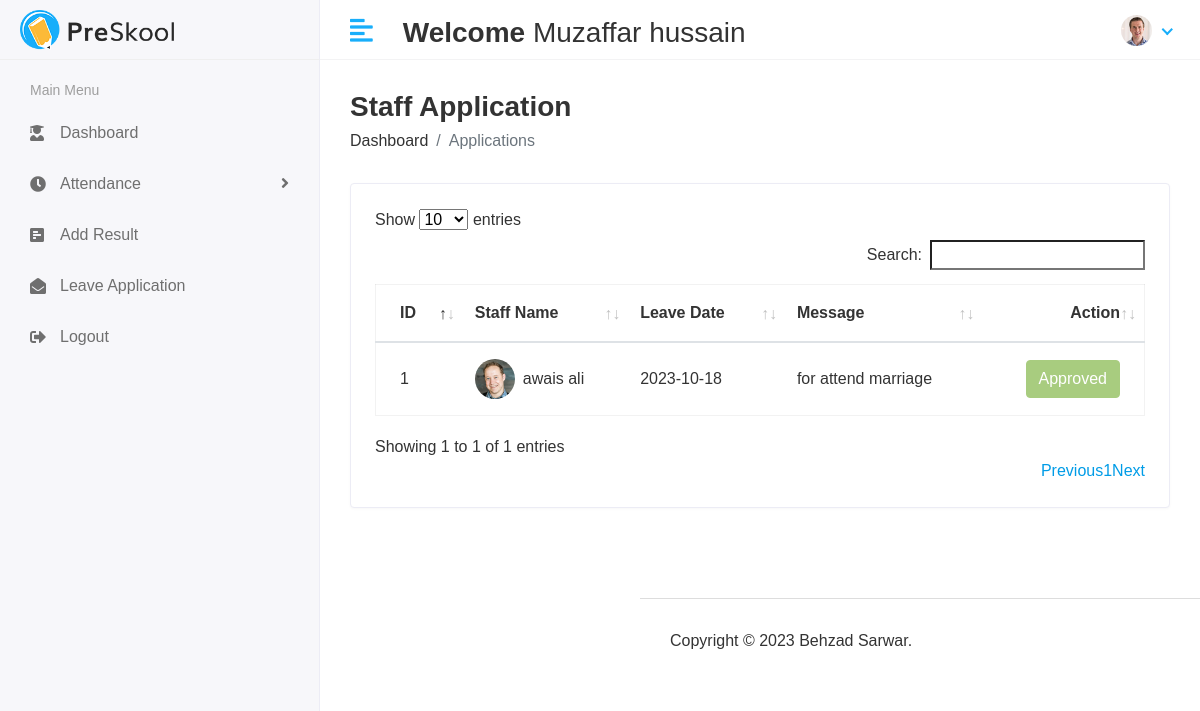
Screenshot of /leave-application-view/ (signed in) with the database file from the repository.
### app/models.py (models this page shows)
class CustomUser(AbstractUser):
    USER_CHOICES = (
        (1, 'HOD'),
        (2, 'STAFF'),
        (3, 'STUDENT'),
    )
    user_type = models.CharField(choices=USER_CHOICES, max_length=50, default=1)
    profile_pic = models.ImageField(upload_to='profile_pic')

### Staff/models.py (models this page shows, shortened)
class Staff_leave(models.Model):
    staff_id = models.ForeignKey(Staff, on_delete=models.CASCADE)
    date = models.CharField(max_length=100)
    message = models.TextField(max_length=255)
    status = models.IntegerField(default=0)
    created_at = models.DateTimeField(auto_now_add=True)
    updated_at = models.DateTimeField(auto_now=True)

### HOD/models.py (models this page shows, shortened)
class Staff(models.Model):
    admin = models.OneToOneField(CustomUser, on_delete=models.CASCADE)
    gender = models.CharField(max_length=50)
    mobile_no = models.IntegerField()
    course = models.ForeignKey(Course, on_delete=models.CASCADE)
    created_at = models.DateTimeField(auto_now_add=True)
    updated_at = models.DateTimeField(auto_now=True)

### HOD/views.py (the view)
# urls.py: path('leave-application-view/', staff_leave_application_view, name='staff_leave_application_view'),
@login_required
def staff_leave_application_view(request):
    staff_leave = Staff_leave.objects.all()
    context = {
        'staff_leave': staff_leave
    }
    return render(request, 'staff/staff_leave_view.html', context)

### HOD/templates/staff/staff_leave_view.html (shortened to what this page needs)
{% extends "base.html" %}
{% load static %}
{% block content %}
<div class="page-wrapper">
    <div class="content container-fluid">
       <div class="page-header">
          <div class="row align-items-center">
             <div class="col">
                <h3 class="page-title">Staff Application</h3>
                <ul class="breadcrumb">
                   <li class="breadcrumb-item"><a href="{% url 'HOD' %}">Dashboard</a></li>
                   <li class="breadcrumb-item active">Applications</li>
                </ul>
             </div>
          </div>
       </div>
      <div class="row">
          <div class="col-sm-12">
             <div class="card card-table">
                <div class="card-body">
                   <div class="table-responsive">
                      <table id="table_id" class="table table-hover table-center mb-0">
                         <thead>
                            <tr>
                               <th>ID</th>
                               <th>Staff Name</th>
                               <th>Leave Date</th>
                               <th>Message</th>
                               <th class="text-right">Action</th>
                            </tr>
                         </thead>
                         <tbody>
                            {% for leave in staff_leave %}
                            <tr>
                              <td>{{ leave.id }}</td>
                              <td>
                                <h2 class="table-avatar">
                                   <a href="student-details.html" class="avatar avatar-sm mr-2"><img class="avatar-img rounded-circle" src="/media/{{ leave.staff_id.admin.profile_pic }}" alt="User Image"></a>
                                   <a href="student-details.html">{{ leave.staff_id.admin.first_name }} {{ leave.staff_id.admin.last_name }}</a>
                                </h2>
                             </td>
                              <td>{{ leave.date }}</td>
                              <td>{{ leave.message }}</td>
                              <td class="text-right">
                                <div class="actions">
                                 {% if leave.status == 0 %}
                                    <a href="{% url 'staff_leave_application_approved' leave.id %}" class="btn btn-success"> Approve</a>
                                    <a href="{% url 'staff_leave_application_disapproved' leave.id %}" class="btn btn-danger"> Dis Approve</a>
                                 {% elif leave.status == 1 %}
                                   <button class="btn btn-success" disabled="disabled">Approved</button>
                                   {%else%}
                                   <button class="btn btn-danger" disabled="disabled">Approved</button>
                                 {% endif %}
                                </div>
                              </td>
                            </tr>
                          {% endfor %}
                         </tbody>
                      </table>
                   </div>
                </div>
             </div>
          </div>
       </div>
    </div>
{% endblock content %}

### templates/include/header.html (shortened to what this page needs)
{% load static %}
    <div class="main-wrapper">
        <div class="header">
            <div class="header-left">
                <a href="{% url 'HOD' %}" class="logo">
                    <img src="{% static 'assets/img/logo.png' %}" alt="Logo">
                </a>
            </div>
            <a href="{% static 'javascript:void(0);' %}" id="toggle_btn">
                <i class="fas fa-align-left"></i>
            </a>
            <div class="top-nav-search mt-3">
                <h3><strong>Welcome</strong>  {{user.first_name }} {{user.last_name}}</h3>
            </div>
            <ul class="nav user-menu">
                <li class="nav-item dropdown has-arrow">
                    <a href="#" class="dropdown-toggle nav-link" data-toggle="dropdown">
                        {% if user.profile_pic == "" %}
                        <span class="user-img"><img class="rounded-circle"
                            src="{% static 'assets/img/profiles/avatar-01.jpg' %}" width="31"
                            alt="Ryan Taylor"></span>
                        {%else %}
                        <span class="user-img"><img class="rounded-circle"
                                src="{{ user.profile_pic }}" width="31"
                                alt="Ryan Taylor"></span>
                                {% endif %}
                    </a>
                </li>
            </ul>
        </div>

### static/assets/css/style.css (style rules this page uses)
html { height: 100%; }
body { background-color: #fff; color: #333; font-family: 'Poppins', sans-serif; font-size: 1rem; height: 100%; line-height: 1.5; overflow-x: hidden; }
h1, h2, h3, h4, h5, h6 { font-family: 'Poppins', sans-serif; margin-top: 0; }
a { color: #009ce7; }
input, button, a { transition: all 0.4s ease; -moz-transition: all 0.4s ease; -o-transition: all 0.4s ease; -ms-transition: all 0.4s ease; -webkit-transition: all 0.4s ease; }
input, input:focus, button, button:focus { outline: none; }
ul, ol { padding: 0px; list-style: none; }
.table { color: #333; max-width: 100%; margin-bottom: 0; width: 100%; }
.table.dataTable { border-collapse: collapse !important; border: 1px solid rgba(0, 0, 0, 0.05); }
table.table td h2 { display: inline-block; font-size: inherit; font-weight: 400; margin: 0; padding: 0; vertical-align: middle; }
table.table td h2.table-avatar { align-items: center; display: inline-flex; font-size: inherit; font-weight: 400; margin: 0; padding: 0; vertical-align: middle; white-space: nowrap; }
table.table td h2 a { color: #333; }
.table thead tr th { font-weight: 600; }
.table tbody tr { border-bottom: 1px solid rgba(0, 0, 0, 0.05); }
.table.table-center td, .table.table-center th { vertical-align: middle; }
.card-table .card-body .table > thead > tr > th { border-top: 0; }
.card-table .card-body .table tr td:first-child, .card-table .card-body .table tr th:first-child { padding-left: 1.5rem; }
.card-table .card-body .table tr td:last-child, .card-table .card-body .table tr th:last-child { padding-right: 1.5rem; }
.card-table .table td, .card-table .table th { border-top: 1px solid #e2e5e8; padding: 1rem 0.75rem; white-space: nowrap; }
.btn-success { background-color: #7bb13c; border: 1px solid #7bb13c }
.btn-success.disabled, .btn-success:disabled { background-color: #7bb13c; border-color: #7bb13c; color: #fff; }
.card { border: 1px solid #ececf5; box-shadow: 0 1px 3px 0 rgba(0, 0, 0, 0.03); margin-bottom: 1.875rem; }
.card-body { padding: 1.5rem; }
.avatar { position: relative; display: inline-block; width: 3rem; height: 3rem }
.avatar > img { width: 100%; height: 100%; -o-object-fit: cover; object-fit: cover; }
.avatar-sm { width: 2.5rem; height: 2.5rem; }
.header { background-color: #fff; border-bottom: 1px solid #f3f3f4; left: 0; position: fixed; right: 0; top: 0; z-index: 1001; height: 60px; }
.header .header-left { float: left; height: 60px; padding: 0 20px; position: relative; width: 320px; z-index: 1; transition: all 0.2s ease-in-out; background-color: #f7f7fa; border-bottom: 1px solid #efefef; border-right: 1px solid #ececf5; display: flex; align-items: center; }
.header .header-left .logo { display: inline-block; line-height: 60px; }
.header .header-left .logo img { max-height: 40px; width: auto; }
.header .dropdown-toggle:after { display: none; }
.header .has-arrow .dropdown-toggle:after { border-top: 0; border-left: 0; border-bottom: 2px solid #18aefa; border-right: 2px solid #18aefa; content: ''; height: 8px; display: inline-block; pointer-events: none; -webkit-transform-origin: 66% 66%; -ms-transform-origin: 66% 66%; transform-origin: 66% 66%; -webkit-transform: rotate(45deg); -ms-transform: rotate(45deg); transform: rotate(45deg); -webkit-transition: all 0.15s ease-in-out; transition: all 0.15s ease-in-out; width: 8px; vertical-align: 0px; }
.user-menu { float: right; margin: 0; position: relative; z-index: 99; padding-right: 15px; }
.user-menu.nav > li > a { color: #a0a0a0; font-size: 14px; line-height: 58px; padding: 0 15px; height: 60px; }
.user-img { margin-right: 3px; position: relative; }
.top-nav-search { float: left; margin-left: 15px; }
.main-wrapper { width: 100%; height: 100vh; min-height: 100vh; }
.page-wrapper { margin-left: 320px; padding-top: 60px; position: relative; transition: all 0.4s ease; }
.page-wrapper > .content { padding: 1.875rem 1.875rem 0; }
.page-header { margin-bottom: 1.875rem; }
.page-header .breadcrumb { background-color: transparent; color: #6c757d; font-size: 1rem; font-weight: 500; margin-bottom: 0; padding: 0; }
.page-header .breadcrumb a { color: #333; }
.page-title { font-size: 28px; font-weight: 600; color: #333; margin-bottom: 5px; }
@media (min-width: 992px) { #toggle_btn { align-items: center; color: #18aefa; display: inline-flex; float: left; font-size: 26px; height: 60px; justify-content: center; margin-left: 15px; padding: 0 15px; } }

### rows the page displays
CustomUser: first_name "Muzaffar", last_name "hussain", profile_pic (picture)
Staff_leave: id "1", staff_id.admin.profile_pic (picture), staff_id.admin.first_name "awais", staff_id.admin.last_name "ali", date "2023-10-18", message "for attend marriage", status "Approved"
